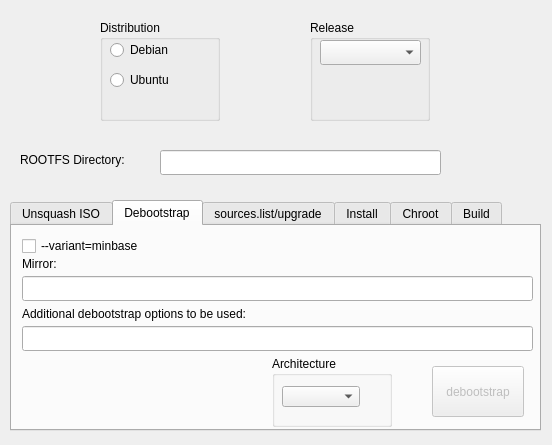
<?xml version="1.0" encoding="UTF-8"?>
<ui version="4.0">
 <class>DebrootForm</class>
 <widget class="QWidget" name="DebrootForm">
  <property name="geometry">
   <rect>
    <x>0</x>
    <y>0</y>
    <width>552</width>
    <height>445</height>
   </rect>
  </property>
  <property name="windowTitle">
   <string>debroot</string>
  </property>
  <widget class="QGroupBox" name="groupBox">
   <property name="geometry">
    <rect>
     <x>100</x>
     <y>20</y>
     <width>120</width>
     <height>101</height>
    </rect>
   </property>
   <property name="title">
    <string>Distribution</string>
   </property>
   <widget class="QRadioButton" name="radioButtonDebian">
    <property name="geometry">
     <rect>
      <x>10</x>
      <y>20</y>
      <width>105</width>
      <height>20</height>
     </rect>
    </property>
    <property name="text">
     <string>Debian</string>
    </property>
   </widget>
   <widget class="QRadioButton" name="radioButtonUbuntu">
    <property name="geometry">
     <rect>
      <x>10</x>
      <y>50</y>
      <width>105</width>
      <height>20</height>
     </rect>
    </property>
    <property name="text">
     <string>Ubuntu</string>
    </property>
   </widget>
  </widget>
  <widget class="QGroupBox" name="groupBox_2">
   <property name="geometry">
    <rect>
     <x>310</x>
     <y>20</y>
     <width>120</width>
     <height>101</height>
    </rect>
   </property>
   <property name="title">
    <string>Release</string>
   </property>
   <widget class="QComboBox" name="comboBoxRelease">
    <property name="geometry">
     <rect>
      <x>10</x>
      <y>20</y>
      <width>101</width>
      <height>25</height>
     </rect>
    </property>
   </widget>
  </widget>
  <widget class="QTabWidget" name="tabWidget">
   <property name="geometry">
    <rect>
     <x>10</x>
     <y>200</y>
     <width>531</width>
     <height>231</height>
    </rect>
   </property>
   <property name="currentIndex">
    <number>1</number>
   </property>
   <widget class="QWidget" name="tab_Unsquash">
    <attribute name="title">
     <string>Unsquash ISO</string>
    </attribute>
    <widget class="QLineEdit" name="lineEditISOPath">
     <property name="geometry">
      <rect>
       <x>150</x>
       <y>30</y>
       <width>361</width>
       <height>25</height>
      </rect>
     </property>
    </widget>
    <widget class="QPushButton" name="pushButtonSelectISO">
     <property name="geometry">
      <rect>
       <x>10</x>
       <y>30</y>
       <width>121</width>
       <height>27</height>
      </rect>
     </property>
     <property name="text">
      <string>Select Live ISO</string>
     </property>
    </widget>
    <widget class="QPushButton" name="pushButtonUnsquash">
     <property name="enabled">
      <bool>false</bool>
     </property>
     <property name="geometry">
      <rect>
       <x>100</x>
       <y>150</y>
       <width>311</width>
       <height>27</height>
      </rect>
     </property>
     <property name="text">
      <string>Unsquash selected ISO to ROOTFS directory</string>
     </property>
    </widget>
    <widget class="QLabel" name="label_4">
     <property name="geometry">
      <rect>
       <x>10</x>
       <y>60</y>
       <width>491</width>
       <height>81</height>
      </rect>
     </property>
     <property name="text">
      <string>&lt;html&gt;&lt;head/&gt;&lt;body&gt;&lt;p align=&quot;justify&quot;&gt;&lt;span style=&quot; font-size:7pt;&quot;&gt;Please note that you still have to select &amp;quot;Debian&amp;quot; or &amp;quot;Ubuntu&amp;quot; above. Different distros use different settings.&lt;/span&gt;&lt;/p&gt;&lt;p align=&quot;justify&quot;&gt;&lt;span style=&quot; font-size:7pt;&quot;&gt;Besides unsquashing the chroot filesystem of the Live ISO file to the ROOTFS directory, the binary part of the ISO will be extracted to a paralell directory along with ROOTFS, called XXXX-binary. Later, this directory will be used to rebuild the Live ISO file.&lt;/span&gt;&lt;/p&gt;&lt;/body&gt;&lt;/html&gt;</string>
     </property>
     <property name="textFormat">
      <enum>Qt::AutoText</enum>
     </property>
     <property name="wordWrap">
      <bool>true</bool>
     </property>
    </widget>
   </widget>
   <widget class="QWidget" name="tab_Debbootstrap">
    <attribute name="title">
     <string>Debootstrap</string>
    </attribute>
    <widget class="QPushButton" name="pushButtonDebootstrap">
     <property name="enabled">
      <bool>false</bool>
     </property>
     <property name="geometry">
      <rect>
       <x>420</x>
       <y>140</y>
       <width>92</width>
       <height>51</height>
      </rect>
     </property>
     <property name="text">
      <string>debootstrap</string>
     </property>
    </widget>
    <widget class="QLabel" name="label_2">
     <property name="geometry">
      <rect>
       <x>10</x>
       <y>30</y>
       <width>41</width>
       <height>16</height>
      </rect>
     </property>
     <property name="text">
      <string>Mirror:</string>
     </property>
    </widget>
    <widget class="QLineEdit" name="lineEditDebootstrapMirror">
     <property name="geometry">
      <rect>
       <x>10</x>
       <y>50</y>
       <width>511</width>
       <height>25</height>
      </rect>
     </property>
    </widget>
    <widget class="QGroupBox" name="groupBox_3">
     <property name="geometry">
      <rect>
       <x>260</x>
       <y>130</y>
       <width>120</width>
       <height>71</height>
      </rect>
     </property>
     <property name="title">
      <string>Architecture</string>
     </property>
     <widget class="QComboBox" name="comboBoxArch">
      <property name="geometry">
       <rect>
        <x>10</x>
        <y>30</y>
        <width>78</width>
        <height>21</height>
       </rect>
      </property>
     </widget>
    </widget>
    <widget class="QCheckBox" name="checkBoxVariantMinBase">
     <property name="geometry">
      <rect>
       <x>10</x>
       <y>10</y>
       <width>151</width>
       <height>20</height>
      </rect>
     </property>
     <property name="text">
      <string>--variant=minbase</string>
     </property>
    </widget>
    <widget class="QLabel" name="label_3">
     <property name="geometry">
      <rect>
       <x>10</x>
       <y>80</y>
       <width>271</width>
       <height>16</height>
      </rect>
     </property>
     <property name="text">
      <string>Additional debootstrap options to be used:</string>
     </property>
    </widget>
    <widget class="QLineEdit" name="lineEditDebootstrapAdditionalOptions">
     <property name="geometry">
      <rect>
       <x>10</x>
       <y>100</y>
       <width>511</width>
       <height>25</height>
      </rect>
     </property>
    </widget>
   </widget>
   <widget class="QWidget" name="tab_Upgrade">
    <attribute name="title">
     <string>sources.list/upgrade</string>
    </attribute>
    <widget class="QPlainTextEdit" name="plainTextEditSourcesList">
     <property name="geometry">
      <rect>
       <x>10</x>
       <y>10</y>
       <width>511</width>
       <height>111</height>
      </rect>
     </property>
    </widget>
    <widget class="QPushButton" name="pushButtonRead">
     <property name="enabled">
      <bool>false</bool>
     </property>
     <property name="geometry">
      <rect>
       <x>10</x>
       <y>160</y>
       <width>61</width>
       <height>27</height>
      </rect>
     </property>
     <property name="text">
      <string>Read</string>
     </property>
    </widget>
    <widget class="QPushButton" name="pushButtonSave">
     <property name="enabled">
      <bool>false</bool>
     </property>
     <property name="geometry">
      <rect>
       <x>80</x>
       <y>160</y>
       <width>71</width>
       <height>27</height>
      </rect>
     </property>
     <property name="text">
      <string>Save</string>
     </property>
    </widget>
    <widget class="QPushButton" name="pushButtonSourcesHelp">
     <property name="geometry">
      <rect>
       <x>450</x>
       <y>130</y>
       <width>71</width>
       <height>27</height>
      </rect>
     </property>
     <property name="text">
      <string>Help</string>
     </property>
    </widget>
    <widget class="QPushButton" name="pushButtonUpdate">
     <property name="enabled">
      <bool>false</bool>
     </property>
     <property name="geometry">
      <rect>
       <x>190</x>
       <y>160</y>
       <width>111</width>
       <height>27</height>
      </rect>
     </property>
     <property name="text">
      <string>Update</string>
     </property>
    </widget>
    <widget class="QPushButton" name="pushButtonUpgrade">
     <property name="enabled">
      <bool>false</bool>
     </property>
     <property name="geometry">
      <rect>
       <x>310</x>
       <y>160</y>
       <width>92</width>
       <height>27</height>
      </rect>
     </property>
     <property name="text">
      <string>Upgrade</string>
     </property>
    </widget>
    <widget class="QPushButton" name="pushButtonDistUpgrade">
     <property name="enabled">
      <bool>false</bool>
     </property>
     <property name="geometry">
      <rect>
       <x>410</x>
       <y>160</y>
       <width>111</width>
       <height>27</height>
      </rect>
     </property>
     <property name="text">
      <string>Dist-Upgrade</string>
     </property>
    </widget>
    <widget class="QLabel" name="label_7">
     <property name="geometry">
      <rect>
       <x>10</x>
       <y>140</y>
       <width>101</width>
       <height>16</height>
      </rect>
     </property>
     <property name="font">
      <font>
       <weight>75</weight>
       <bold>true</bold>
      </font>
     </property>
     <property name="text">
      <string>sources.list</string>
     </property>
    </widget>
    <widget class="QLabel" name="label_8">
     <property name="geometry">
      <rect>
       <x>190</x>
       <y>140</y>
       <width>59</width>
       <height>15</height>
      </rect>
     </property>
     <property name="font">
      <font>
       <weight>75</weight>
       <bold>true</bold>
      </font>
     </property>
     <property name="text">
      <string>APT</string>
     </property>
    </widget>
   </widget>
   <widget class="QWidget" name="tab_Install">
    <attribute name="title">
     <string>Install</string>
    </attribute>
    <widget class="QPlainTextEdit" name="plainTextEditInstall">
     <property name="geometry">
      <rect>
       <x>10</x>
       <y>30</y>
       <width>511</width>
       <height>91</height>
      </rect>
     </property>
    </widget>
    <widget class="QPushButton" name="pushButtonInstallHelp">
     <property name="geometry">
      <rect>
       <x>430</x>
       <y>180</y>
       <width>92</width>
       <height>21</height>
      </rect>
     </property>
     <property name="text">
      <string>Help</string>
     </property>
    </widget>
    <widget class="QPushButton" name="pushButtonInstall">
     <property name="enabled">
      <bool>false</bool>
     </property>
     <property name="geometry">
      <rect>
       <x>430</x>
       <y>120</y>
       <width>92</width>
       <height>51</height>
      </rect>
     </property>
     <property name="text">
      <string>Install</string>
     </property>
    </widget>
    <widget class="QCheckBox" name="checkBoxUnauthenticated">
     <property name="geometry">
      <rect>
       <x>230</x>
       <y>130</y>
       <width>191</width>
       <height>20</height>
      </rect>
     </property>
     <property name="text">
      <string>--allow-unauthenticated</string>
     </property>
    </widget>
    <widget class="QCheckBox" name="checkBoxRecommends">
     <property name="geometry">
      <rect>
       <x>230</x>
       <y>150</y>
       <width>191</width>
       <height>20</height>
      </rect>
     </property>
     <property name="text">
      <string>--no-install-recommends</string>
     </property>
     <property name="checked">
      <bool>true</bool>
     </property>
    </widget>
    <widget class="QCheckBox" name="checkBoxForceYes">
     <property name="geometry">
      <rect>
       <x>230</x>
       <y>170</y>
       <width>121</width>
       <height>20</height>
      </rect>
     </property>
     <property name="text">
      <string>-y --force-yes</string>
     </property>
    </widget>
    <widget class="QPushButton" name="pushButtonInstallSelectPreseedFile">
     <property name="enabled">
      <bool>false</bool>
     </property>
     <property name="geometry">
      <rect>
       <x>20</x>
       <y>130</y>
       <width>191</width>
       <height>27</height>
      </rect>
     </property>
     <property name="text">
      <string>Select preseed file</string>
     </property>
    </widget>
    <widget class="QLineEdit" name="lineEditInstallPreseedFile">
     <property name="enabled">
      <bool>false</bool>
     </property>
     <property name="geometry">
      <rect>
       <x>20</x>
       <y>160</y>
       <width>191</width>
       <height>25</height>
      </rect>
     </property>
    </widget>
    <widget class="QLabel" name="label_6">
     <property name="geometry">
      <rect>
       <x>10</x>
       <y>10</y>
       <width>251</width>
       <height>16</height>
      </rect>
     </property>
     <property name="text">
      <string>Packages (space separated list):</string>
     </property>
    </widget>
   </widget>
   <widget class="QWidget" name="tab_Chroot">
    <attribute name="title">
     <string>Chroot</string>
    </attribute>
    <widget class="QPushButton" name="pushButtonChrootShell">
     <property name="enabled">
      <bool>false</bool>
     </property>
     <property name="geometry">
      <rect>
       <x>200</x>
       <y>50</y>
       <width>92</width>
       <height>27</height>
      </rect>
     </property>
     <property name="text">
      <string>Chroot Shell</string>
     </property>
    </widget>
    <widget class="QPushButton" name="pushButtonChrootRDP">
     <property name="enabled">
      <bool>false</bool>
     </property>
     <property name="geometry">
      <rect>
       <x>200</x>
       <y>90</y>
       <width>92</width>
       <height>27</height>
      </rect>
     </property>
     <property name="text">
      <string>Chroot RDP</string>
     </property>
    </widget>
   </widget>
   <widget class="QWidget" name="tab_Build">
    <attribute name="title">
     <string>Build</string>
    </attribute>
    <widget class="QCheckBox" name="checkBoxUEFI">
     <property name="enabled">
      <bool>false</bool>
     </property>
     <property name="geometry">
      <rect>
       <x>260</x>
       <y>30</y>
       <width>131</width>
       <height>20</height>
      </rect>
     </property>
     <property name="text">
      <string>UEFI enabled</string>
     </property>
    </widget>
    <widget class="QCheckBox" name="checkBoxCustomInstaller">
     <property name="enabled">
      <bool>false</bool>
     </property>
     <property name="geometry">
      <rect>
       <x>260</x>
       <y>50</y>
       <width>251</width>
       <height>20</height>
      </rect>
     </property>
     <property name="text">
      <string>Add custom disk installer to image</string>
     </property>
    </widget>
    <widget class="QGroupBox" name="groupBox_4">
     <property name="geometry">
      <rect>
       <x>10</x>
       <y>50</y>
       <width>241</width>
       <height>131</height>
      </rect>
     </property>
     <property name="title">
      <string>Live ISO</string>
     </property>
     <widget class="QPushButton" name="pushButtonPrepareLiveISO">
      <property name="enabled">
       <bool>false</bool>
      </property>
      <property name="geometry">
       <rect>
        <x>10</x>
        <y>60</y>
        <width>101</width>
        <height>61</height>
       </rect>
      </property>
      <property name="text">
       <string>Prepare
 ISO content</string>
      </property>
     </widget>
     <widget class="QPushButton" name="pushButtonBuildLiveISO">
      <property name="enabled">
       <bool>false</bool>
      </property>
      <property name="geometry">
       <rect>
        <x>120</x>
        <y>60</y>
        <width>111</width>
        <height>61</height>
       </rect>
      </property>
      <property name="text">
       <string>Build ISO</string>
      </property>
     </widget>
     <widget class="QPushButton" name="pushButtonBuildRefresh">
      <property name="geometry">
       <rect>
        <x>50</x>
        <y>20</y>
        <width>131</width>
        <height>27</height>
       </rect>
      </property>
      <property name="text">
       <string>Refresh options</string>
      </property>
     </widget>
    </widget>
    <widget class="QGroupBox" name="groupBox_5">
     <property name="geometry">
      <rect>
       <x>260</x>
       <y>80</y>
       <width>131</width>
       <height>101</height>
      </rect>
     </property>
     <property name="title">
      <string>USB image</string>
     </property>
     <widget class="QPushButton" name="pushButtonBuildUSBIMG">
      <property name="enabled">
       <bool>false</bool>
      </property>
      <property name="geometry">
       <rect>
        <x>10</x>
        <y>70</y>
        <width>111</width>
        <height>27</height>
       </rect>
      </property>
      <property name="text">
       <string>Build USB IMG</string>
      </property>
     </widget>
     <widget class="QLineEdit" name="lineEditBuildUSBUsername">
      <property name="enabled">
       <bool>false</bool>
      </property>
      <property name="geometry">
       <rect>
        <x>10</x>
        <y>40</y>
        <width>113</width>
        <height>25</height>
       </rect>
      </property>
      <property name="text">
       <string/>
      </property>
      <property name="placeholderText">
       <string/>
      </property>
     </widget>
     <widget class="QLabel" name="label_5">
      <property name="geometry">
       <rect>
        <x>10</x>
        <y>20</y>
        <width>81</width>
        <height>16</height>
       </rect>
      </property>
      <property name="text">
       <string>Username:</string>
      </property>
     </widget>
    </widget>
    <widget class="QGroupBox" name="groupBox_6">
     <property name="geometry">
      <rect>
       <x>410</x>
       <y>80</y>
       <width>111</width>
       <height>101</height>
      </rect>
     </property>
     <property name="title">
      <string>Chroot</string>
     </property>
     <widget class="QPushButton" name="pushButtonBackupROOTFS">
      <property name="enabled">
       <bool>false</bool>
      </property>
      <property name="geometry">
       <rect>
        <x>10</x>
        <y>40</y>
        <width>92</width>
        <height>27</height>
       </rect>
      </property>
      <property name="toolTip">
       <string>Backup ROOTFS directory to a .tar.gz file for future use.</string>
      </property>
      <property name="text">
       <string>Backup</string>
      </property>
     </widget>
    </widget>
    <widget class="QCheckBox" name="checkBoxIsoHybrid">
     <property name="geometry">
      <rect>
       <x>260</x>
       <y>10</y>
       <width>241</width>
       <height>20</height>
      </rect>
     </property>
     <property name="text">
      <string>ISO hybrid image (CD/DVD/USB)</string>
     </property>
     <property name="checked">
      <bool>true</bool>
     </property>
    </widget>
   </widget>
  </widget>
  <widget class="QLabel" name="label">
   <property name="geometry">
    <rect>
     <x>20</x>
     <y>150</y>
     <width>131</width>
     <height>20</height>
    </rect>
   </property>
   <property name="text">
    <string>ROOTFS Directory:</string>
   </property>
  </widget>
  <widget class="QLineEdit" name="lineEditROOTFSDirectory">
   <property name="geometry">
    <rect>
     <x>160</x>
     <y>150</y>
     <width>281</width>
     <height>25</height>
    </rect>
   </property>
  </widget>
 </widget>
 <resources/>
 <connections/>
</ui>
